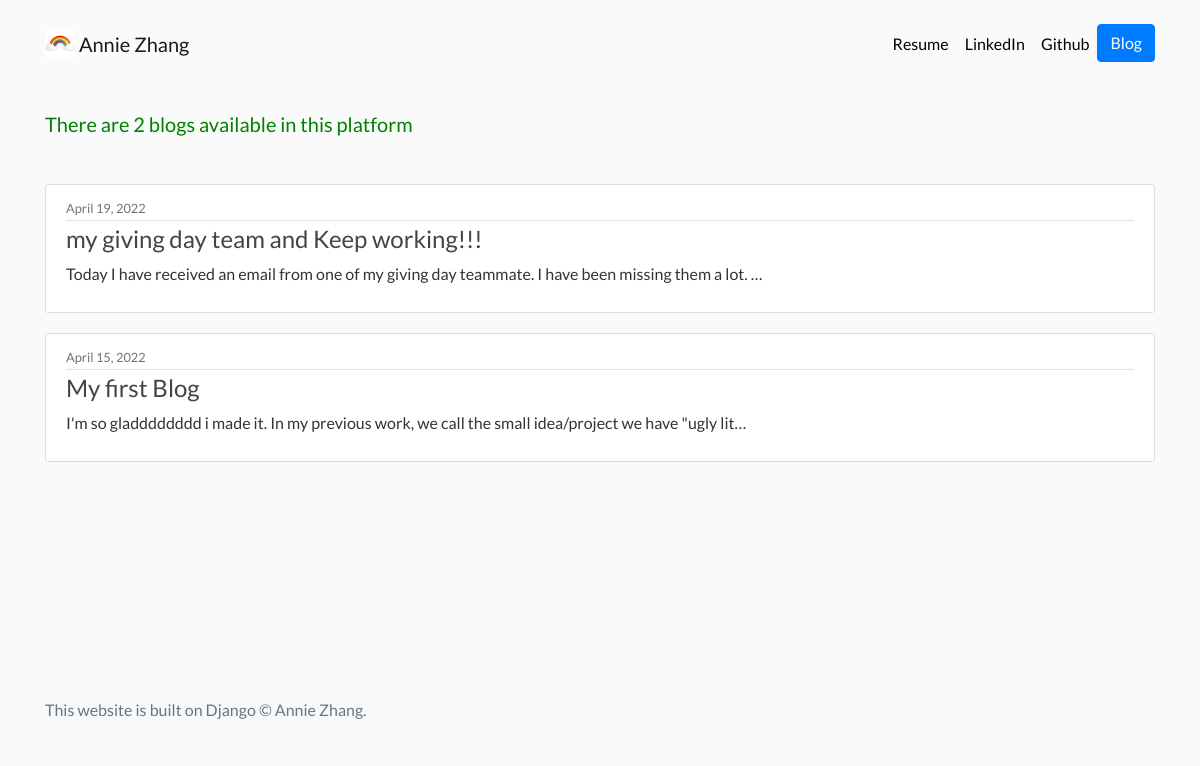
/blog/, run on an earlier commit of the app's database.
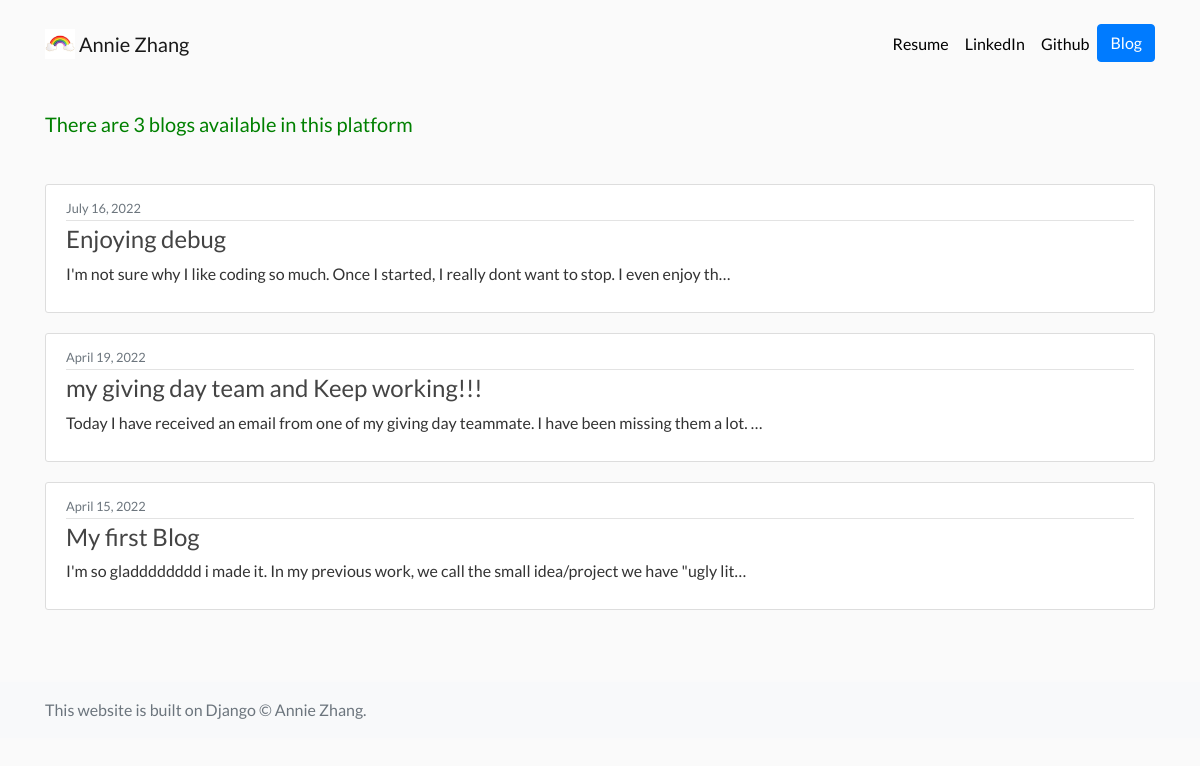
And on a later commit of the database.
### blog/models.py (models this page shows, shortened)
class Blog(models.Model):
    title = models.CharField(max_length = 200)
    description = models.TextField()
    date = models.DateField()

### blog/views.py (the view)
# urls.py: path('', views.all_blogs, name = 'all_blogs'),
def all_blogs(request):
    blogs = Blog.objects.order_by('-date')[:5]
    return render(request, 'blog/all_blogs.html', {'blogs': blogs})

### blog/templates/blog/all_blogs.html (shortened to what this page needs)
{% extends "portfolio/base.html" %}
{% load static %}
{% block content %}
<link href="{%static 'blog/main.css' %}" rel="stylesheet" />
<h5>There are {{blogs.count}} blog{{blogs.count|pluralize}} available in this platform</h5>
{%for blog in blogs %}
<article class="media content-section">
    <div class="media-body">
      <div class="article-metadata">
        <small class="text-muted">{{ blog.date | date:"F d, Y" }}</small>
      </div>
      <h4><a class="article-title", href = "{%url 'blog:detail' blog.id %}" >{{ blog.title }}</a></h4>
      <p>{{ blog.description|truncatechars:100 }}</p>
    </div>
  </article>
  {% endfor %}
{% endblock content%}

### portfolio/templates/portfolio/base.html (shortened to what this page needs)
{% load static %}
<!doctype html>
<html lang="en">
<head>
  <link rel="stylesheet" href="https://stackpath.bootstrapcdn.com/bootstrap/4.4.1/css/bootstrap.min.css">
  <link rel="stylesheet" href="{% static 'portfolio/custom.css' %}">
</head>
<body>
  <nav id="topNav" class="navbar navbar-expand-md navbar-light">
    <div class="container">
      <a class="navbar-brand" href="{% url 'home' %}">
        <img src="{% static "portfolio/Logo.png" %}" width="30" height="30" class="d-inline-block align-top" alt="Annie's Logo">
        <span>Annie Zhang</span>
      </a>
      <div class="collapse navbar-collapse text-center" id="navbarNav">
        <ul class="navbar-nav ml-auto">
          <li class="nav-item">
            <a class="nav-link" href="{% static "portfolio/AZ-SDE.pdf" %}">Resume</a>
          </li>
          <li class="nav-item">
            <a class="nav-link" href="https://www.linkedin.com/in/annie-zhang-7255b98/" target="_blank">LinkedIn</a>
          </li>
          <li class="nav-item">
            <a class="nav-link" href="https://github.com/anniegezhang" target="_blank">Github</a>
          </li>
          <li>
            <a role="button" href="{% url 'blog:all_blogs' %}" class="btn btn-primary">Blog</a>
          </li>
        </ul>
      </div>
    </div>
  </nav>
  <div class="container">
    {% block content %}{% endblock %}
  </div>
      <footer class="footer mt-auto py-3 bg-light">
        <div class="container">
          <span class="text-muted">This website is built on Django &copy; Annie Zhang.</span>
        </div>
      </footer>
</body>
</html>

### portfolio/static/portfolio/custom.css (style rules this page uses)
.navbar-nav .nav-link { color: rgba(0,0,0,1) !important; }
body { font-family: 'Lato', sans-serif; }
h1, h2, h3, h4, h5, h6 { color: #444444; }
body { background: #fafafa; color: #333333; }
html, body { height: 95%; }
body { display: flex; flex-direction: column; }

### blog/static/blog/main.css (style rules this page uses)
body { background: #fafafa; color: #333333; margin-top: 1rem; }
h1, h2, h3, h4, h5, h6 { color: #444444; }
h5 { color: green; padding-top: 2em; padding-bottom: 2em; }
ul { margin: 0; }
.content-section { background: #ffffff; padding: 10px 20px; border: 1px solid #dddddd; border-radius: 3px; margin-bottom: 20px; }
.article-title { color: #444444; }
.article-metadata { padding-bottom: 1px; margin-bottom: 4px; border-bottom: 1px solid #e3e3e3 }

What changed in the data, as far as the page shows it:
added Blog: date "July 16, 2022", title "Enjoying debug", description "I'm not sure why I like coding so much. Once I started, I really dont want to stop. I even enjoy th…"
Also different on the page:
{{ blogs.count }}: "2" → "3"
